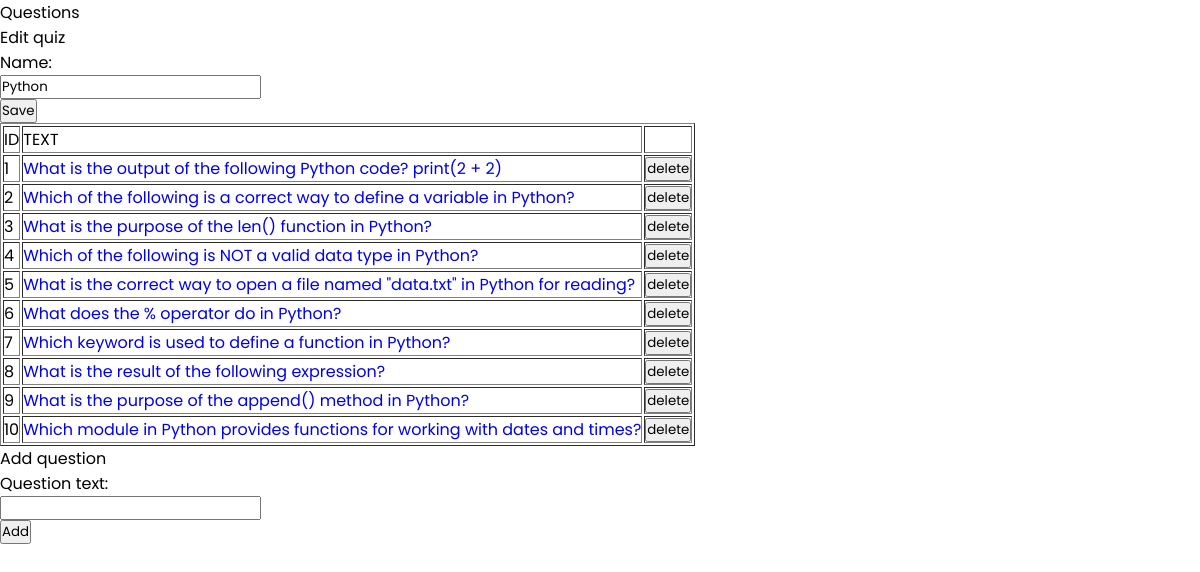
Page /admin/quiz?quiz_id=1 on the committed database.
### tables this page shows
CREATE TABLE "QUIZ" (
	"ID"	INTEGER NOT NULL UNIQUE,
	"NAME"	TEXT NOT NULL,
	PRIMARY KEY("ID" AUTOINCREMENT)
);

CREATE TABLE "QUESTION" (
	"ID"	INTEGER NOT NULL UNIQUE,
	"TEXT"	TEXT NOT NULL,
	"QUIZ_ID"	INTEGER NOT NULL,
	"CORRECT_ANSWER_ID"	INTEGER NOT NULL DEFAULT 0,
	PRIMARY KEY("ID" AUTOINCREMENT)
);

### app.py (the view)
@app.route("/admin/quiz", methods=["GET", "POST"])
def quiz():
    if request.method == "POST":
        update_quiz(request.form["id"], request.form["quiz_name"])
        quiz = get_quiz(request.form["id"])
        return render_template(
            "quiz.html",
            quiz=quiz,
        )
    else:
        global quiz_id
        quiz_id = request.args.get("quiz_id")
        if quiz_id != None:
            quiz = get_quiz(quiz_id)
            return render_template(
                "quiz.html",
                quiz=quiz,
            )
        else:
            return redirect(url_for("quizes"))

### data.py (called while the page is built)
def get_quiz(quiz_id):
    conn = sqlite3.connect(DB_NAME)
    quiz_name = ""
    cursor = conn.execute("SELECT ID, NAME from QUIZ WHERE ID=%s" % quiz_id)
    for row in cursor:
        quiz_name = row[1]
    questions = get_questions(conn, quiz_id)
    conn.close()
    return Quiz(id=quiz_id, name=quiz_name, questions=questions)

def get_questions(conn, quiz_id):
    questions = []
    cursor = conn.execute(
        "SELECT ID, TEXT, CORRECT_ANSWER_ID FROM QUESTION WHERE QUIZ_ID=%s" % quiz_id
    )
    for row in cursor:
        questions.append(
            Question(
                id=row[0],
                quiz_id=quiz_id,
                text=row[1],
                correct_id=row[2],
                answers=get_answers(conn, row[0]),
            )
        )
    return questions

def get_answers(conn, question_id):
    answers = []
    cursor = conn.execute(
        "SELECT ID, TEXT FROM ANSWER WHERE QUESTION_ID=%s" % question_id
    )
    for row in cursor:
        answers.append(Answer(id=row[0], text=row[1]))
    return answers

### templates/quiz.html (shortened to what this page needs)
<html>
  <head>
    <link
      rel="stylesheet"
      href="{{ url_for('static', filename='styles.css') }}"
    />
  </head>
  <body class="container bg">
    <div class="header">Questions</div>
    <div class="row">
      <div class="col col-xs-10 col-md-5 col-lg-4">
        <div class="admin-lg">Edit quiz</div>
        <form method="POST" action="/admin/quiz">
          <div class="row">
            <div class="admin-text col-xs-3 col-md-3 col-lg-3">Name:</div>
            <div class="col-xs-4 col-md-4 col-lg-4">
              <input
                class="admin-input"
                type="text"
                name="quiz_name"
                value="{{quiz.name}}"
              />
            </div>
            <div class="col-xs-10 col-md-1">
              <input class="add-button" type="submit" value="Save" />
            </div>
          </div>
        </form>
      </div>
      <div class="table col-xs-10 col-md-5 col-lg-2">
        <table border="1">
          <tr>
            <td class="admin-lg">ID</td>
            <td class="admin-lg">TEXT</td>
            <td></td>
          </tr>
          {% for question in quiz.questions %}
          <tr>
            <td class="admin-text">{{question.id}}</td>
            <td>
              <a
                class="admin-text"
                href="/admin/question?question_id={{question.id}}"
                >{{question.text}}</a
              >
            </td>
            <td>
              <form method="POST" action="/admin/question/delete">
                <input type="submit" value="delete" />
              </form>
            </td>
          </tr>
          {% endfor %}
        </table>
      </div>
      <div class="col col-xs-10 col-md-10 col-lg-4">
        <div class="admin-lg">Add question</div>
        <form method="POST" action="/admin/question/add">
          <div class="row">
            <div class="admin-text col-xs-4 col-md-2 col-lg-4">
              Question text:
            </div>
            <div class="col-xs-4 col-md-2 col-lg-4">
              <input class="admin-input" type="text" name="question_text" />
            </div>
            <div class="col-xs-10 col-md-1">
              <input class="add-button" type="submit" value="Add" />
            </div>
          </div>
        </form>
      </div>
    </div>
  </body>
</html>

### static/styles.css (style rules this page uses)
* { margin: 0; padding: 0; box-sizing: border-box; font-family: "Fugaz One", cursive; font-family: "Poppins", sans-serif; }
body { overflow-x: hidden; }
a { text-decoration: none; }

### rows in the picture
QUIZ: quiz_name "Python"
QUESTION: id "1", text "What is the output of the following Python code? print(2 + 2)"
QUESTION: id "2", text "Which of the following is a correct way to define a variable in Python?"
QUESTION: id "3", text "What is the purpose of the len() function in Python?"
QUESTION: id "4", text "Which of the following is NOT a valid data type in Python?"
QUESTION: id "5", text "What is the correct way to open a file named \"data.txt\" in Python for reading?"
QUESTION: id "6", text "What does the % operator do in Python?"
QUESTION: id "7", text "Which keyword is used to define a function in Python?"
QUESTION: id "8", text "What is the result of the following expression?"
QUESTION: id "9", text "What is the purpose of the append() method in Python?"
QUESTION: id "10", text "Which module in Python provides functions for working with dates and times?"
